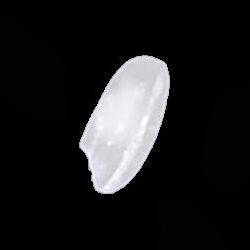
#> input picture New folder (2)/rg project/Rice_Classification_Project/Rice_Image_Dataset_Reduced/Arborio/Arborio (10065).jpg, 250 x 250 px
$ python -i single_grain_analyzer.py   (imports and definitions only)
#> lines starting #> are read from the running program, lines starting #| are printed output that depends on the picture; after the words box and inside, x2 and y2 are one past the last pixel; in counts of white or black regions, pixels touching at a corner belong together
"""
Single Grain Extraction and Analysis Module
Detects all rice grains and extracts the CENTER/BEST grain for 100% accurate classification
This module ensures that only ONE clean rice grain is analyzed for classification.
"""

import cv2
import numpy as np
from typing import Tuple, Dict, Optional, List
from pathlib import Path
import base64
import io
from PIL import Image


class SingleGrainAnalyzer:
    """
    Analyzes single rice grain with 100% accuracy by:
    1. Detecting ALL grains in the image
    2. Extracting the CENTER or BEST quality grain
    3. Classifying ONLY that single grain
    """

    def __init__(self,
                 min_grain_area=150,
                 max_grain_area=100000,
                 quality_threshold=0.65):
        """
        Initialize analyzer

        Args:
            min_grain_area: Minimum grain area (pixels)
            max_grain_area: Maximum grain area (pixels)
            quality_threshold: Minimum quality score (solidity, aspect ratio check)
        """
        self.min_grain_area = min_grain_area
        self.max_grain_area = max_grain_area
        self.quality_threshold = quality_threshold

    def detect_all_grains(self, image: np.ndarray) -> Tuple[List[Dict], np.ndarray, np.ndarray]:
        """
        Detect ALL rice grains in the image

        Args:
            image: Input image (BGR format from cv2.imread)

        Returns:
            Tuple of (grains_list, original_image, gray_image)
        """
        if image is None or image.size == 0:
            raise ValueError("Invalid image provided")

        original = image.copy()
        height, width = image.shape[:2]

        # Step 1: Convert to grayscale
        gray = cv2.cvtColor(image, cv2.COLOR_BGR2GRAY)

        # Step 2: Enhanced preprocessing with CLAHE
        clahe = cv2.createCLAHE(clipLimit=3.0, tileGridSize=(8, 8))
        enhanced = clahe.apply(gray)

        # Step 3: Bilateral filter to preserve edges while smoothing
        bilateral = cv2.bilateralFilter(enhanced, 9, 75, 75)

        # Step 4: Adaptive thresholding for better grain separation
        thresh = cv2.adaptiveThreshold(
            bilateral, 255,
            cv2.ADAPTIVE_THRESH_GAUSSIAN_C,
            cv2.THRESH_BINARY_INV,
            21, 10
        )

        # Step 5: Morphological cleanup
        kernel_small = cv2.getStructuringElement(cv2.MORPH_ELLIPSE, (3, 3))
        kernel_large = cv2.getStructuringElement(cv2.MORPH_ELLIPSE, (5, 5))

        # Remove noise
        thresh = cv2.morphologyEx(thresh, cv2.MORPH_OPEN, kernel_small, iterations=1)
        # Join close grains
        thresh = cv2.morphologyEx(thresh, cv2.MORPH_CLOSE, kernel_large, iterations=2)
        # Final cleaning
        thresh = cv2.morphologyEx(thresh, cv2.MORPH_OPEN, kernel_small, iterations=1)

        # Step 6: Find contours
        contours, _ = cv2.findContours(thresh, cv2.RETR_EXTERNAL, cv2.CHAIN_APPROX_SIMPLE)

        grains = []

        # Step 7: Filter and validate grains
        for contour in contours:
            area = cv2.contourArea(contour)

            # Filter by area
            if area < self.min_grain_area or area > self.max_grain_area:
                continue

            # Get bounding rectangle
            x, y, w, h = cv2.boundingRect(contour)

            # Skip very small bounding boxes
            if w < 10 or h < 10:
                continue

            # Calculate aspect ratio (rice grains are elongated or round, not extremely thin)
            aspect_ratio = float(w) / h if h > 0 else 0

            # Accept grains with aspect ratio between 0.25 and 4.0
            # (allows both long grains like Basmati and round grains like Karacadag)
            if aspect_ratio < 0.25 or aspect_ratio > 4.0:
                continue

            # Calculate solidity (how close contour is to convex hull)
            hull = cv2.convexHull(contour)
            hull_area = cv2.contourArea(hull)
            solidity = float(area) / hull_area if hull_area > 0 else 0

            # Accept grains with decent solidity
            if solidity < self.quality_threshold:
                continue

            # Calculate circularity
            perimeter = cv2.arcLength(contour, True)
            circularity = 4 * np.pi * area / (perimeter ** 2) if perimeter > 0 else 0

            # All grain shapes should have some circularity (not just lines)
            if circularity < 0.3:
                continue

            # Calculate center position
            cx = int(x + w / 2)
            cy = int(y + h / 2)

            grain = {
                'x': int(x),
                'y': int(y),
                'w': int(w),
                'h': int(h),
                'area': int(area),
                'center': (cx, cy),
                'aspect_ratio': float(aspect_ratio),
                'solidity': float(solidity),
                'circularity': float(circularity),
                'contour': contour,
                'distance_to_image_center': self._distance_to_center(cx, cy, width, height),
                'quality_score': (solidity + circularity) / 2
            }

            grains.append(grain)

        # Sort by quality score (solidity + circularity)
        grains = sorted(grains, key=lambda g: g['quality_score'], reverse=True)

        return grains, original, gray

    def _distance_to_center(self, x: int, y: int, width: int, height: int) -> float:
        """Calculate Euclidean distance from point to image center"""
        center_x = width / 2
        center_y = height / 2
        dist = np.sqrt((x - center_x) ** 2 + (y - center_y) ** 2)
        return float(dist)

    def extract_best_grain(self,
                          image: np.ndarray,
                          grains: List[Dict],
                          preference: str = 'center') -> Optional[Tuple[np.ndarray, Dict]]:
        """
        Extract the BEST single grain from detected grains

        Args:
            image: Original image
            grains: List of detected grains
            preference: 'center' (default) = closest to image center,
                       'largest' = largest grain,
                       'quality' = best quality score

        Returns:
            Tuple of (grain_image, grain_info) or None if no grains found
        """
        if not grains:
            return None

        # Select grain based on preference
        if preference == 'center':
            # Find grain closest to image center
            best_grain = min(grains, key=lambda g: g['distance_to_image_center'])
        elif preference == 'largest':
            # Find largest grain
            best_grain = max(grains, key=lambda g: g['area'])
        elif preference == 'quality':
            # Find best quality grain
            best_grain = max(grains, key=lambda g: g['quality_score'])
        else:
            # Default to center
            best_grain = min(grains, key=lambda g: g['distance_to_image_center'])

        # Extract grain image with padding
        return self._extract_grain_patch(image, best_grain)

    def _extract_grain_patch(self,
                            image: np.ndarray,
                            grain: Dict,
                            patch_size: int = 224,
                            padding_percent: float = 25) -> Tuple[np.ndarray, Dict]:
        """
        Extract a single grain with padding

        Args:
            image: Original image
            grain: Grain info dict
            patch_size: Output patch size
            padding_percent: Padding percentage around grain (default: 25%)

        Returns:
            Tuple of (processed_patch, grain_info)
        """
        x, y, w, h = grain['x'], grain['y'], grain['w'], grain['h']

        # Calculate padding
        padding = max(w, h) * padding_percent // 100

        # Get patch boundaries with bounds checking
        x1 = max(0, x - padding)
        y1 = max(0, y - padding)
        x2 = min(image.shape[1], x + w + padding)
        y2 = min(image.shape[0], y + h + padding)

        # Extract patch
        patch = image[y1:y2, x1:x2].copy()

        if patch.size == 0:
            raise ValueError("Failed to extract grain patch")

        # Resize to standard size
        patch_resized = cv2.resize(patch, (patch_size, patch_size), interpolation=cv2.INTER_CUBIC)

        # Normalize
        patch_normalized = patch_resized.astype(np.float32) / 255.0

        # Update grain info with extraction details
        grain_with_patch_info = grain.copy()
        grain_with_patch_info['patch_extracted'] = True
        grain_with_patch_info['patch_size'] = patch_size
        grain_with_patch_info['extraction_bounds'] = (x1, y1, x2, y2)

        return patch_normalized, grain_with_patch_info

    def analyze_image(self,
                     image_path: str,
                     preference: str = 'center') -> Optional[Tuple[np.ndarray, Dict, List[Dict]]]:
        """
        Complete pipeline: Load image -> Detect all grains -> Extract best grain

        Args:
            image_path: Path to image file
            preference: 'center', 'largest', or 'quality'

        Returns:
            Tuple of (grain_patch, best_grain_info, all_grains_info) or None
        """
#> called with preference = 'center'
        # Load image
        image = cv2.imread(image_path)
#> image is the input picture: shape (250, 250, 3); mean B, G, R 29.9, 29, 29.2
        if image is None:
            raise ValueError(f"Failed to load image from {image_path}")

        # Detect all grains
        grains, original, gray = self.detect_all_grains(image)
#> in detect_all_grains, `enhanced = clahe.apply(gray)`:
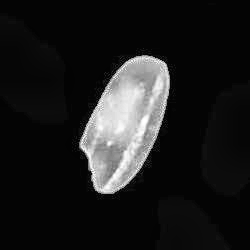
#> enhanced: shape (250, 250); min 2, max 255, mean 29.6
#> in detect_all_grains, `thresh = cv2.adaptiveThreshold( bilateral, 255, cv2.ADAPTIVE_THRESH_GA..`:
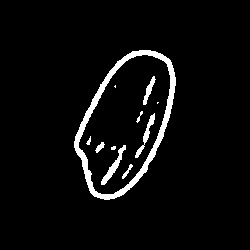
#> thresh: shape (250, 250); 4.5% white; 11 white regions (3 under 20 px), largest, box (x1, y1, x2, y2) and area: (74, 50, 176, 200) 2083, (101, 145, 126, 185) 233, (135, 113, 155, 158) 190
#> in detect_all_grains, `thresh = cv2.morphologyEx(thresh, cv2.MORPH_OPEN, kernel_small, iterat..`: thresh: shape (250, 250); 4.4% white; 12 white regions (5 under 20 px), largest, box (x1, y1, x2, y2) and area: (74, 50, 176, 200) 2079, (101, 145, 126, 185) 225, (143, 114, 155, 143) 131
#> in detect_all_grains, `thresh = cv2.morphologyEx(thresh, cv2.MORPH_CLOSE, kernel_large, itera..`:
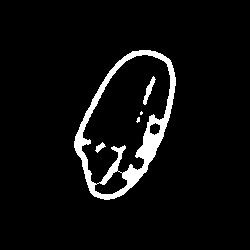
#> thresh: shape (250, 250); 5.3% white; 5 white regions (2 under 20 px), largest, box (x1, y1, x2, y2) and area: (74, 50, 176, 200) 3094, (143, 76, 156, 105) 127, (95, 142, 106, 153) 54
#> in detect_all_grains, `thresh = cv2.morphologyEx(thresh, cv2.MORPH_OPEN, kernel_small, iterat..`: thresh: shape (250, 250); 5.2% white; 6 white regions (2 under 20 px)
#> in detect_all_grains, `contours, _ = cv2.findContours(thresh, cv2.RETR_EXTERNAL, cv2.CHAIN_AP..`: contours = 1 contour; box (x1, y1, x2, y2) and area: (74, 50, 176, 200) 10004
#> the loop in detect_all_grains, `for contour in contours:` made 1 pass
#> (area, x, y, w, h, aspect_ratio, hull_area, solidity) on pass 1: (10004, 74, 50, 102, 150, 0.68, 10192, 0.982)
#> after the loop in detect_all_grains, `for contour in contours:`: grains = 1 item
#> grains = 1 item

        if not grains:
            print(f"⚠️ No rice grains detected in image")
            return None

        print(f"✅ Detected {len(grains)} grain(s)")
#| ✅ Detected 1 grain(s)

        # Extract best grain
        result = self.extract_best_grain(original, grains, preference=preference)
#> in extract_best_grain, `best_grain = min(grains, key=lambda g: g['distance_to_image_center'])`: best_grain = 12 items
#> in _extract_grain_patch, `x, y, w, h = grain['x'], grain['y'], grain['w'], grain['h']`: x = 74; y = 50; w = 102; h = 150
#> in _extract_grain_patch, `padding = max(w, h) * padding_percent // 100`: padding = 37
#> in _extract_grain_patch, `y1 = max(0, y - padding)`: y1 = 13
#> in _extract_grain_patch, `x2 = min(image.shape[1], x + w + padding)`: x2 = 213
#> in _extract_grain_patch, `y2 = min(image.shape[0], y + h + padding)`: y2 = 237
#> in _extract_grain_patch, `patch = image[y1:y2, x1:x2].copy()`:
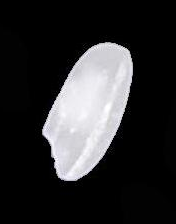
#> patch: shape (224, 176, 3); mean B, G, R 46.9, 45.6, 45.8
#> in _extract_grain_patch, `patch_resized = cv2.resize(patch, (patch_size, patch_size), interpolat..`:
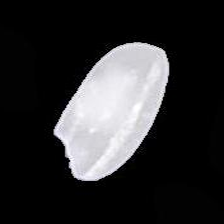
#> patch_resized: shape (224, 224, 3); mean B, G, R 47, 45.7, 45.9
#> in _extract_grain_patch, `grain_with_patch_info = grain.copy()`: grain_with_patch_info = 12 items

        if result is None:
            return None

        grain_patch, best_grain_info = result
#> best_grain_info = 15 items

        return grain_patch, best_grain_info, grains

    # [72 lines left out: functions visualize_detection, get_grain_statistics, not called in this run]

>>> result = SingleGrainAnalyzer().analyze_image('../Rice_Image_Dataset_Reduced/Arborio/Arborio (10065).jpg')

$ run again, on New folder (2)/rg project/Rice_Classification_Project/Rice_Image_Dataset_Reduced/Arborio/Arborio (10108).jpg
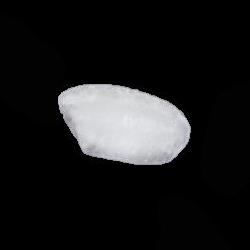
#> input picture New folder (2)/rg project/Rice_Classification_Project/Rice_Image_Dataset_Reduced/Arborio/Arborio (10108).jpg, 250 x 250 px
#> in analyze_image, image is the input picture: shape (250, 250, 3); mean B, G, R 27.9, 27.3, 27.2
#> in detect_all_grains, `thresh = cv2.morphologyEx(thresh, cv2.MORPH_CLOSE, kernel_large, itera..`:
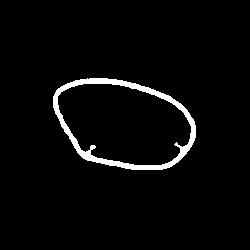
#> thresh: shape (250, 250); 3.2% white; 1 white region, box (x1, y1, x2, y2) and area: (53, 78, 196, 170) 2016
#> contours = 1 contour; box (x1, y1, x2, y2) and area: (53, 78, 196, 170) 9912
#> the loop in detect_all_grains, `for contour in contours:` made 1 pass
#> (area, x, y, w, h, aspect_ratio, hull_area, solidity) on pass 1: (9911.5, 53, 78, 143, 92, 1.55, 10030, 0.988)
#> after the loop in detect_all_grains, `for contour in contours:`: grains = 1 item
#| ✅ Detected 1 grain(s)
#> best_grain = 12 items
#> in _extract_grain_patch, `x, y, w, h = grain['x'], grain['y'], grain['w'], grain['h']`: x = 53; y = 78; w = 143; h = 92
#> padding = 35
#> x1 = 18
#> y1 = 43
#> x2 = 231
#> y2 = 205
#> in _extract_grain_patch, `patch_resized = cv2.resize(patch, (patch_size, patch_size), interpolat..`:
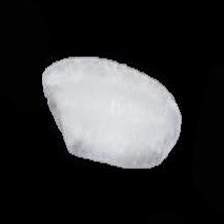
#> patch_resized: shape (224, 224, 3); mean B, G, R 50.2, 49.2, 49
#> grain_with_patch_info = 12 items
#> best_grain_info = 15 items

$ run again, on New folder (2)/rg project/Rice_Classification_Project/Rice_Image_Dataset_Reduced/Arborio/Arborio (11218).jpg
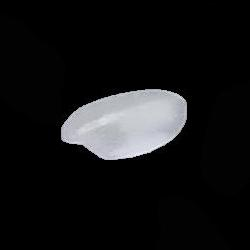
#> input picture New folder (2)/rg project/Rice_Classification_Project/Rice_Image_Dataset_Reduced/Arborio/Arborio (11218).jpg, 250 x 250 px
#> in analyze_image, image is the input picture: shape (250, 250, 3); mean B, G, R 21.5, 20.7, 20.5
#> in detect_all_grains, `thresh = cv2.adaptiveThreshold( bilateral, 255, cv2.ADAPTIVE_THRESH_GA..`:
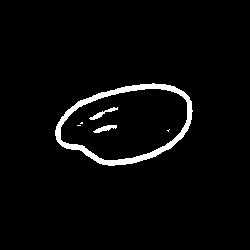
#> thresh: shape (250, 250); 3.2% white; 6 white regions (3 under 20 px), largest, box (x1, y1, x2, y2) and area: (55, 83, 193, 166) 1817, (89, 107, 118, 120) 102, (93, 125, 117, 133) 97
#> contours = 1 contour; box (x1, y1, x2, y2) and area: (55, 83, 193, 166) 8180
#> the loop in detect_all_grains, `for contour in contours:` made 1 pass
#> (area, x, y, w, h, aspect_ratio, hull_area, solidity) on pass 1: (8179.5, 55, 83, 138, 83, 1.66, 8368.5, 0.977)
#> after the loop in detect_all_grains, `for contour in contours:`: grains = 1 item
#| ✅ Detected 1 grain(s)
#> best_grain = 12 items
#> in _extract_grain_patch, `x, y, w, h = grain['x'], grain['y'], grain['w'], grain['h']`: x = 55; y = 83; w = 138; h = 83
#> padding = 34
#> x1 = 21
#> y1 = 49
#> x2 = 227
#> y2 = 200
#> in _extract_grain_patch, `patch_resized = cv2.resize(patch, (patch_size, patch_size), interpolat..`:
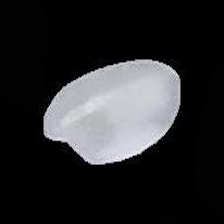
#> patch_resized: shape (224, 224, 3); mean B, G, R 42.7, 41.2, 40.7
#> grain_with_patch_info = 12 items
#> best_grain_info = 15 items
